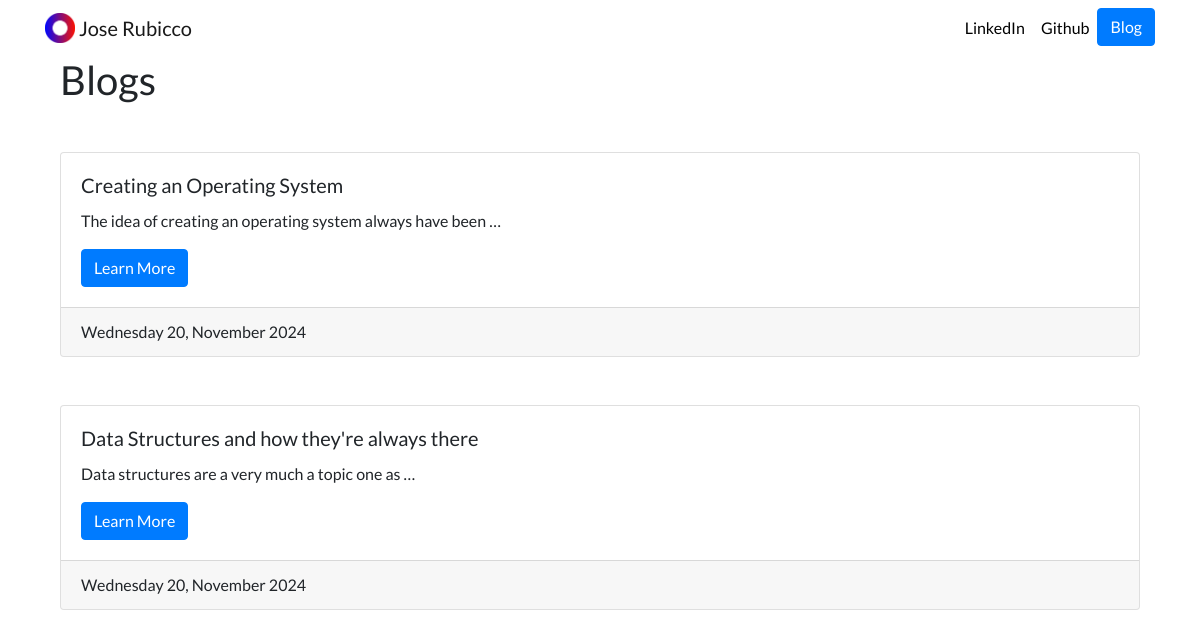
Screenshot of /blog/ with the database file from the repository.
### blog/models.py (models this page shows, shortened)
class BlogPost(models.Model):
    title = models.CharField(max_length=100)
    description = models.TextField()
    date = models.DateField(auto_now_add=True)

### blog/views.py (the view)
# urls.py: path("", views.blogs, name="blogs"),
def blogs(request):
    blogposts = BlogPost.objects.order_by("-date")[:3]
    blog_count = BlogPost.objects.all().count()
    return render(request, "blog/home.html", {"blogs": blogposts, "number": blog_count})

### blog/templates/blog/home.html
{% extends "blog/base.html" %}
{% block content %}
<div class="container">
			<h1>Blogs</h1>
			{% for blogpost in blogs %}
			<div class="card mx-auto my-5" style="width">
				<div class="card-body">
					<h5 class="card-title">{{blogpost.title}}</h5>
					<p class="card-text">{{blogpost.description|striptags|truncatewords_html:10}}</p>
					<a class="btn btn-primary" href={% url "blog:blogpost" blogpost.id%}>Learn More</a>
				</div>
				<div class="card-footer">{{blogpost.date|date:"l d, F Y "}}</div>
			</div>
			{% endfor %}
		</div>
{% endblock %}

### personal_portfolio/static/portfolio/custom.css (style rules this page uses)
body { font-family: 'Lato', sans-serif; }

### rows the page displays
BlogPost: title "Creating an Operating System", description "The idea of creating an operating system always have been …", date "Wednesday 20, November 2024"
BlogPost: title "Data Structures and how they're always there", description "Data structures are a very much a topic one as …", date "Wednesday 20, November 2024"
